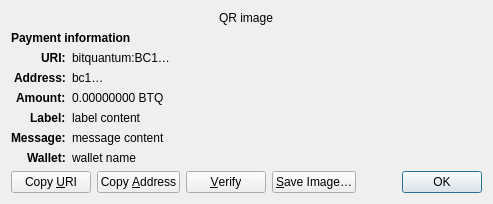
<?xml version="1.0" encoding="UTF-8"?>
<ui version="4.0">
 <class>ReceiveRequestDialog</class>
 <widget class="QDialog" name="ReceiveRequestDialog">
  <property name="geometry">
   <rect>
    <x>0</x>
    <y>0</y>
    <width>413</width>
    <height>229</height>
   </rect>
  </property>
  <property name="windowTitle">
   <string>Request payment to …</string>
  </property>
  <layout class="QGridLayout" name="gridLayout" columnstretch="0,1">
   <property name="sizeConstraint">
    <enum>QLayout::SetFixedSize</enum>
   </property>
   <item row="0" column="0" colspan="2" alignment="Qt::AlignHCenter">
    <widget class="QRImageWidget" name="qr_code">
     <property name="text">
      <string notr="true">QR image</string>
     </property>
     <property name="textInteractionFlags">
      <set>Qt::NoTextInteraction</set>
     </property>
    </widget>
   </item>
   <item row="1" column="0" colspan="2">
    <widget class="QLabel" name="payment_header">
     <property name="font">
      <font>
       <weight>75</weight>
       <bold>true</bold>
      </font>
     </property>
     <property name="text">
      <string>Payment information</string>
     </property>
     <property name="textInteractionFlags">
      <set>Qt::NoTextInteraction</set>
     </property>
    </widget>
   </item>
   <item row="2" column="0" alignment="Qt::AlignRight|Qt::AlignTop">
    <widget class="QLabel" name="uri_tag">
     <property name="font">
      <font>
       <weight>75</weight>
       <bold>true</bold>
      </font>
     </property>
     <property name="text">
      <string notr="true">URI:</string>
     </property>
     <property name="textFormat">
      <enum>Qt::PlainText</enum>
     </property>
     <property name="textInteractionFlags">
      <set>Qt::NoTextInteraction</set>
     </property>
    </widget>
   </item>
   <item row="2" column="1" alignment="Qt::AlignTop">
    <widget class="QLabel" name="uri_content">
     <property name="text">
      <string notr="true">bitquantum:BC1…</string>
     </property>
     <property name="textFormat">
      <enum>Qt::RichText</enum>
     </property>
     <property name="wordWrap">
      <bool>true</bool>
     </property>
     <property name="textInteractionFlags">
      <set>Qt::TextSelectableByMouse</set>
     </property>
    </widget>
   </item>
   <item row="3" column="0" alignment="Qt::AlignRight|Qt::AlignTop">
    <widget class="QLabel" name="address_tag">
     <property name="font">
      <font>
       <weight>75</weight>
       <bold>true</bold>
      </font>
     </property>
     <property name="text">
      <string>Address:</string>
     </property>
     <property name="textInteractionFlags">
      <set>Qt::NoTextInteraction</set>
     </property>
    </widget>
   </item>
   <item row="3" column="1" alignment="Qt::AlignTop">
    <widget class="QLabel" name="address_content">
     <property name="text">
      <string notr="true">bc1…</string>
     </property>
     <property name="textFormat">
      <enum>Qt::PlainText</enum>
     </property>
     <property name="textInteractionFlags">
      <set>Qt::TextSelectableByMouse</set>
     </property>
    </widget>
   </item>
   <item row="4" column="0" alignment="Qt::AlignRight|Qt::AlignTop">
    <widget class="QLabel" name="amount_tag">
     <property name="font">
      <font>
       <weight>75</weight>
       <bold>true</bold>
      </font>
     </property>
     <property name="text">
      <string>Amount:</string>
     </property>
     <property name="textInteractionFlags">
      <set>Qt::NoTextInteraction</set>
     </property>
    </widget>
   </item>
   <item row="4" column="1" alignment="Qt::AlignTop">
    <widget class="QLabel" name="amount_content">
     <property name="text">
      <string notr="true">0.00000000 BTQ</string>
     </property>
     <property name="textFormat">
      <enum>Qt::PlainText</enum>
     </property>
     <property name="textInteractionFlags">
      <set>Qt::TextSelectableByMouse</set>
     </property>
    </widget>
   </item>
   <item row="5" column="0" alignment="Qt::AlignRight|Qt::AlignTop">
    <widget class="QLabel" name="label_tag">
     <property name="font">
      <font>
       <weight>75</weight>
       <bold>true</bold>
      </font>
     </property>
     <property name="text">
      <string>Label:</string>
     </property>
     <property name="textInteractionFlags">
      <set>Qt::NoTextInteraction</set>
     </property>
    </widget>
   </item>
   <item row="5" column="1" alignment="Qt::AlignTop">
    <widget class="QLabel" name="label_content">
     <property name="text">
      <string notr="true">label content</string>
     </property>
     <property name="textFormat">
      <enum>Qt::PlainText</enum>
     </property>
     <property name="wordWrap">
      <bool>true</bool>
     </property>
     <property name="textInteractionFlags">
      <set>Qt::TextSelectableByMouse</set>
     </property>
    </widget>
   </item>
   <item row="6" column="0" alignment="Qt::AlignRight|Qt::AlignTop">
    <widget class="QLabel" name="message_tag">
     <property name="font">
      <font>
       <weight>75</weight>
       <bold>true</bold>
      </font>
     </property>
     <property name="text">
      <string>Message:</string>
     </property>
     <property name="textInteractionFlags">
      <set>Qt::NoTextInteraction</set>
     </property>
    </widget>
   </item>
   <item row="6" column="1" alignment="Qt::AlignTop">
    <widget class="QLabel" name="message_content">
     <property name="text">
      <string notr="true">message content</string>
     </property>
     <property name="textFormat">
      <enum>Qt::PlainText</enum>
     </property>
     <property name="wordWrap">
      <bool>true</bool>
     </property>
     <property name="textInteractionFlags">
      <set>Qt::TextSelectableByMouse</set>
     </property>
    </widget>
   </item>
   <item row="7" column="0" alignment="Qt::AlignRight|Qt::AlignTop">
    <widget class="QLabel" name="wallet_tag">
     <property name="font">
      <font>
       <weight>75</weight>
       <bold>true</bold>
      </font>
     </property>
     <property name="text">
      <string>Wallet:</string>
     </property>
     <property name="textInteractionFlags">
      <set>Qt::NoTextInteraction</set>
     </property>
    </widget>
   </item>
   <item row="7" column="1" alignment="Qt::AlignTop">
    <widget class="QLabel" name="wallet_content">
     <property name="text">
      <string notr="true">wallet name</string>
     </property>
     <property name="textFormat">
      <enum>Qt::PlainText</enum>
     </property>
     <property name="wordWrap">
      <bool>true</bool>
     </property>
     <property name="textInteractionFlags">
      <set>Qt::TextSelectableByMouse</set>
     </property>
    </widget>
   </item>
   <item row="8" column="0" colspan="2">
    <layout class="QHBoxLayout" name="horizontalLayout">
     <item>
      <widget class="QPushButton" name="btnCopyURI">
       <property name="text">
        <string>Copy &amp;URI</string>
       </property>
       <property name="autoDefault">
        <bool>false</bool>
       </property>
      </widget>
     </item>
     <item>
      <widget class="QPushButton" name="btnCopyAddress">
       <property name="text">
        <string>Copy &amp;Address</string>
       </property>
       <property name="autoDefault">
        <bool>false</bool>
       </property>
      </widget>
     </item>
     <item>
      <widget class="QPushButton" name="btnVerify">
       <property name="text">
        <string>&amp;Verify</string>
       </property>
       <property name="toolTip">
        <string>Verify this address on e.g. a hardware wallet screen</string>
       </property>
       <property name="autoDefault">
        <bool>false</bool>
       </property>
      </widget>
     </item>
     <item>
      <widget class="QPushButton" name="btnSaveAs">
       <property name="text">
        <string>&amp;Save Image…</string>
       </property>
       <property name="autoDefault">
        <bool>false</bool>
       </property>
      </widget>
     </item>
     <item>
      <spacer name="horizontalSpacer_2">
       <property name="orientation">
        <enum>Qt::Horizontal</enum>
       </property>
       <property name="sizeHint" stdset="0">
        <size>
         <width>40</width>
         <height>20</height>
        </size>
       </property>
      </spacer>
     </item>
     <item>
      <widget class="QDialogButtonBox" name="buttonBox">
       <property name="focusPolicy">
        <enum>Qt::StrongFocus</enum>
       </property>
       <property name="standardButtons">
        <set>QDialogButtonBox::Ok</set>
       </property>
      </widget>
     </item>
    </layout>
   </item>
  </layout>
 </widget>
 <customwidgets>
  <customwidget>
   <class>QRImageWidget</class>
   <extends>QLabel</extends>
   <header>qt/qrimagewidget.h</header>
  </customwidget>
 </customwidgets>
 <tabstops>
  <tabstop>buttonBox</tabstop>
  <tabstop>btnCopyURI</tabstop>
  <tabstop>btnCopyAddress</tabstop>
  <tabstop>btnSaveAs</tabstop>
 </tabstops>
 <resources/>
 <connections>
  <connection>
   <sender>buttonBox</sender>
   <signal>accepted()</signal>
   <receiver>ReceiveRequestDialog</receiver>
   <slot>accept()</slot>
   <hints>
    <hint type="sourcelabel">
     <x>135</x>
     <y>230</y>
    </hint>
    <hint type="destinationlabel">
     <x>135</x>
     <y>126</y>
    </hint>
   </hints>
  </connection>
 </connections>
</ui>
